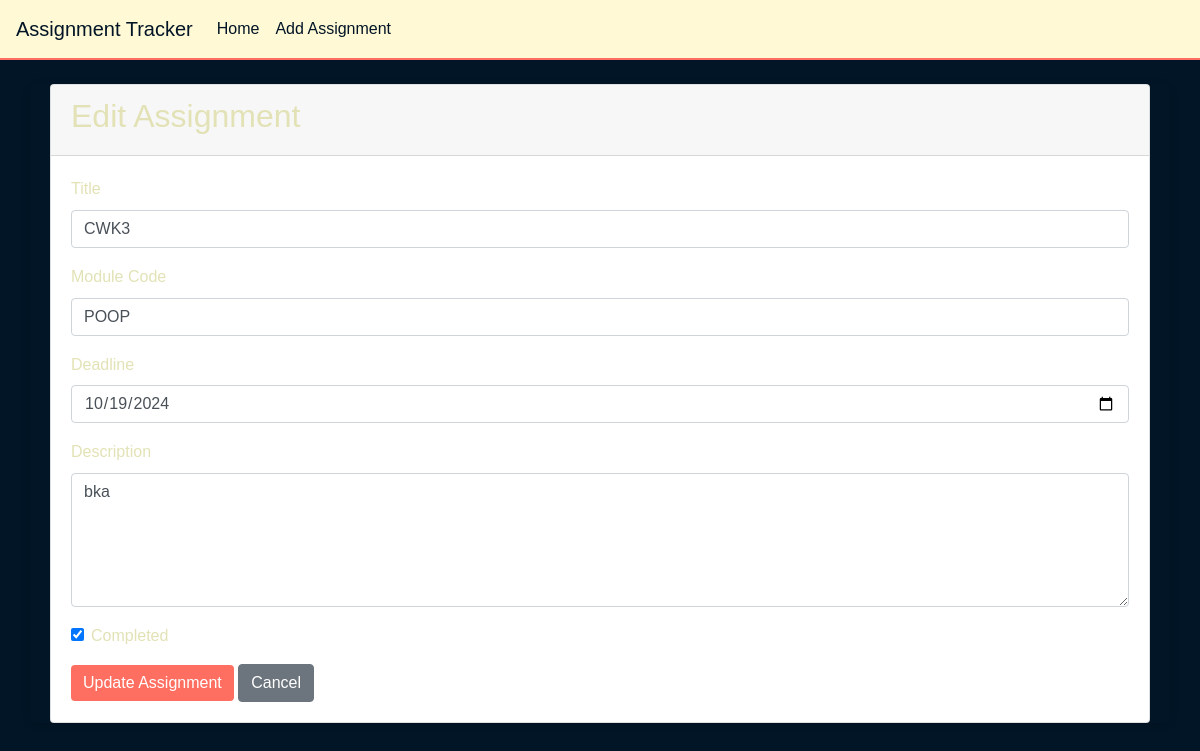
/edit-assignment/6, run on an earlier commit of the app's database.
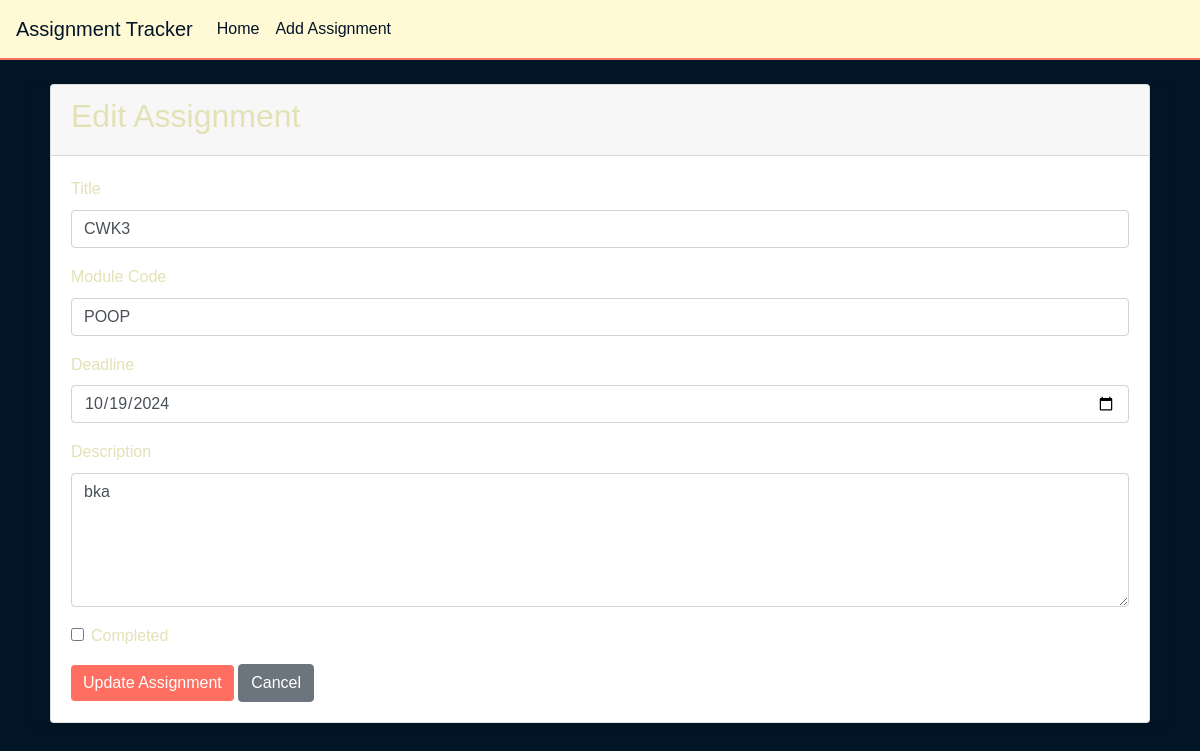
And on a later commit of the database.
### app/models.py (models this page shows, shortened)
class Assignment(db.Model):
    id = db.Column(db.Integer, primary_key=True)
    title = db.Column(db.String(100), nullable=False)  # Assessment title
    module_code = db.Column(db.String(20), nullable=False)  # Module code
    deadline = db.Column(db.DateTime, nullable=False)  # Deadline date
    description = db.Column(db.Text, nullable=True)  # Short description
    is_completed = db.Column(db.Boolean, default=False)  # Completion status
    date_created = db.Column(db.DateTime, default=datetime.utcnow)  # Timestamp for when the assignment was added

### app/views.py (the view, shortened to what this page needs)
@app.route("/edit-assignment/<int:assignment_id>", methods=['GET','Post'])
def edit_assignment(assignment_id):
    assignment = Assignment.query.get(assignment_id)
    if assignment is None:
        return render_template("404.html", message="Assignment doesn't exist!"), 404
    form = AssignmentForm(object=assignment)
    return render_template("edit_assignment.html", form=form, assignment=assignment)

### app/forms.py
class AssignmentForm(FlaskForm):
    title = StringField('Assignment Title', validators=[DataRequired()])
    module_code = StringField('Module Code', validators=[DataRequired()])
    deadline = DateField('Deadline (YYYY-MM-DD)', format='%Y-%m-%d', validators=[DataRequired()])
    description = TextAreaField('Description', validators=[DataRequired()])
    is_completed = BooleanField('Completed?')
    submit = SubmitField('Submit')

### app/templates/edit_assignment.html (shortened to what this page needs)
{% extends "base.html" %}
{% block content %}
<div class="card">
    <div class="card-header">
        <h2>Edit Assignment</h2>
    </div>
    <div class="card-body">
        <form method="POST" action="{{ url_for('edit_assignment', assignment_id=assignment.id) }}">
            <div class="form-group">
                <label for="title">Title</label>
                {{ form.title(class="form-control", id="title", value=assignment.title) }}
            </div>
            <div class="form-group">
                <label for="module_code">Module Code</label>
                {{ form.module_code(class="form-control", id="module_code", value=assignment.module_code) }}
            </div>
            <div class="form-group">
                <label for="deadline">Deadline</label>
                {{ form.deadline(class="form-control", id="deadline", value=assignment.deadline.strftime('%Y-%m-%d')) }}
            </div>
<div class="form-group">
    <label for="description">Description</label>
    <textarea class="form-control" id="description" name="description" rows="5">{{ assignment.description }}</textarea>
</div>
            <div class="form-group form-check">
                {{ form.is_completed(class="form-check-input", id="is_completed", checked=assignment.is_completed) }}
                <label class="form-check-label" for="is_completed">Completed</label>
            </div>
            <button type="submit" class="btn btn-primary">Update Assignment</button>
            <a href="{{ url_for('index') }}" class="btn btn-secondary">Cancel</a>
        </form>
    </div>
</div>
{% endblock %}

What changed in the data, as far as the page shows it:
changed Assignment "CWK3": is_completed "☑" → "☐"
